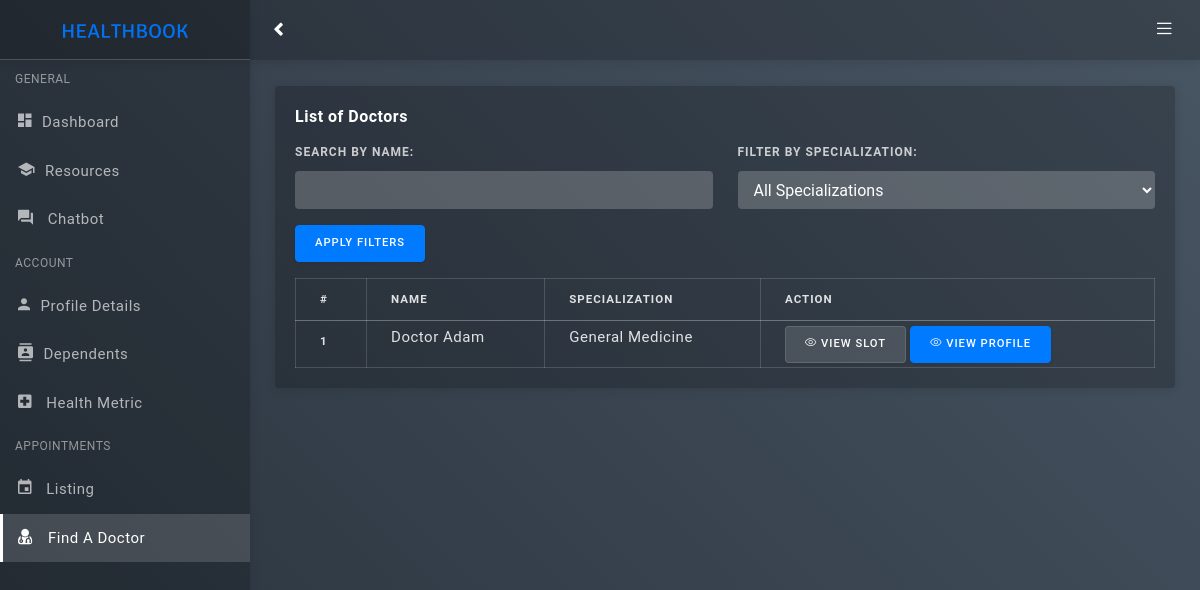
/patient/doctors.php (signed in), run on the app's committed database.
### tables this page shows
CREATE TABLE `doctor` (
  `id` bigint(20) NOT NULL,
  `doctorId` varchar(5) NOT NULL,
  `password` varchar(200) NOT NULL,
  `doctorName` varchar(255) NOT NULL,
  `doctorEmail` varchar(255) NOT NULL,
  `doctorPhone` varchar(15) NOT NULL,
  `specialization` int(11) NOT NULL
);

CREATE TABLE `specialization` (
  `id_specialization` int(11) NOT NULL,
  `name_specialization` varchar(255) NOT NULL
);

### patient/doctors.php (the view, shortened to what this page needs)
<?php
require '../dbconnection.php';
if (isset($_SESSION['id'], $_SESSION['password'])) {
?>
  <!DOCTYPE html>
  <html lang="en">
  <?php include "head.php"; ?>
  <body class="bg-theme bg-theme9">
    <div id="wrapper">
      <?php
      include "sidebar.php";
      include "header.php";
      ?>
      <div class="content-wrapper">
        <div class="container-fluid">
          <div class="row mt-3">
            <div class="col-lg-12">
              <div class="card">
                <div class="card-body">
                  <h5 class="card-title">List of Doctors</h5>
                  <form method="GET" action="<?php echo htmlspecialchars($_SERVER['PHP_SELF']); ?>" class="mb-3">
                    <div class="row">
                      <div class="col-md-6">
                        <div class="form-group">
                          <label for="searchName">Search by Name:</label>
                          <input type="text" class="form-control" name="searchName" id="searchName" value="<?php echo isset($_GET['searchName']) ? htmlspecialchars($_GET['searchName']) : ''; ?>">
                        </div>
                      </div>
                      <div class="col-md-6">
                        <div class="form-group">
                          <label for="filterSpecialization">Filter by Specialization:</label>
                          <select class="form-control" name="filterSpecialization" id="filterSpecialization">
                            <option value="" <?php echo empty($_GET['filterSpecialization']) ? 'selected' : ''; ?>>All Specializations</option>
                          </select>
                        </div>
                      </div>
                    </div>
                    <button type="submit" class="btn btn-primary">Apply Filters</button>
                  </form>
                  <div class="table-responsive">
                    <table class="table table-sm table-bordered">
                      <thead>
                        <tr>
                          <th scope="col">#</th>
                          <th scope="col">Name</th>
                          <th scope="col">Specialization</th>
                          <th scope="col">Action</th>
                        </tr>
                      </thead>
                      <tbody>
                        <?php
                        $count = 1;
                        $query = "SELECT a.*, b.name_specialization, a.id as did FROM doctor a JOIN specialization b ON a.specialization = b.id_specialization";
                        $result = mysqli_query($con, $query);
                        if ($result) {
                          if (mysqli_num_rows($result) > 0) {
                            while ($row = mysqli_fetch_assoc($result)) {
                              extract($row);
                              $viewButton = "<a href='view-slot.php?id={$did}' class='btn btn-light'><i class='icon-eye'></i> View Slot</a> ";
                              $profileButton = "<a href='view-doctor.php?did={$did}' class='btn btn-primary'><i class='icon-eye'></i> View Profile</a>";
                              echo "<tr>";
                              echo "<th scope='row'>" . $count . "</th>";
                              echo "<td>" . $doctorName . "</td>";
                              echo "<td>" . $name_specialization . "</td>";
                              echo "<td>";
                              echo $viewButton;
                              echo $profileButton;
                              echo "</td>";
                              echo "</tr>";
                              $count++;
                            }
                          } else {
                            echo "<tr>";
                            echo "<td colspan='4' style='text-align: center; color: red;'>No records found</td>";
                            echo "</tr>";
                          }
                        } else {
                          die("Error with the query in the database");
                        }
                        ?>
                      </tbody>
                    </table>
                  </div>
                </div>
              </div>
            </div>
          </div>
        </div>
      </div>
  </body>
  </html>
<?php
} else {
  header("location:../index.php");
  exit;
}
?>

### data on the page
doctor: doctorName "Doctor Adam", specialization.name_specialization "General Medicine"
